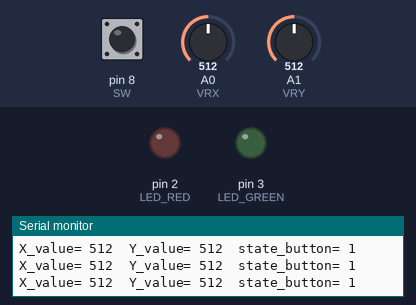
The sketch below on a simulated Arduino Uno, built with avr-gcc and run on an emulated ATmega328P. Parts: output pins drawn as LEDs (lit = HIGH), the last lines printed to the serial monitor. Inputs (shaded band) come from the test bench; at power-on: A0 (VRX) = 512, pin 8 (SW) HIGH, A1 (VRY) = 512.

Above: at 1.2 s.
1.3 s: A0 (VRX) set to 457
2.8 s: A0 (VRX) set to 441
At 3.6 s:
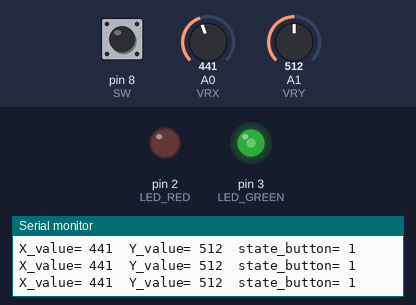
4.4 s: pin 8 (SW) pulled LOW for 0.15 s
At 4.64 s:
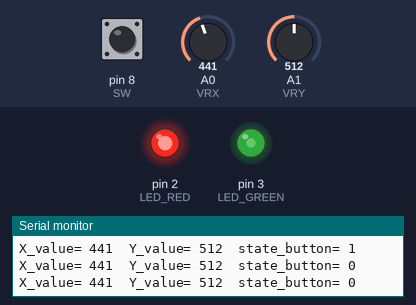
6.2 s: A0 (VRX) set to 610
At 7.4 s:
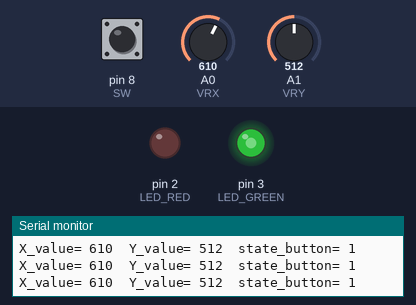
7.8 s: pin 8 (SW) pulled LOW for 1 s
At 8.7 s:
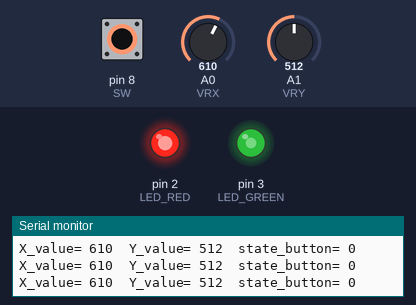
10.4 s: A0 (VRX) set to 900
At 10.9 s:
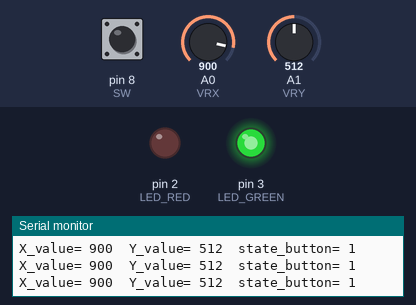
Timing chart, 0 to 13.0 s (numbered marks = the images above; inputs shaded):
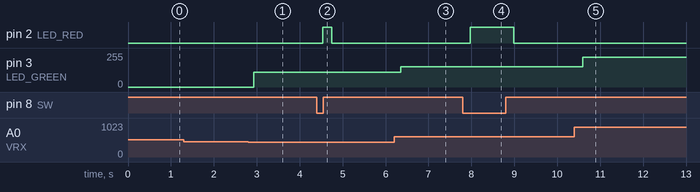

Measured:
- the behaviour switches between 450 and 449 on A0 (VRX) (found by bisection; images 0 and 1)
- after the input at 2.8 s, pin 3 (LED_GREEN): 0/255 → 109/255 after 0.13 s
- after the input at 4.4 s, pin 2 (LED_RED): LOW → HIGH after 0.14 s, → LOW 0.20 s later
- after the input at 6.2 s, pin 3 (LED_GREEN): 109/255 → 152/255 after 0.16 s
- after the input at 7.8 s, pin 2 (LED_RED): LOW → HIGH after 0.17 s, → LOW 1.0 s later
- after the input at 10.4 s, pin 3 (LED_GREEN): 152/255 → 224/255 after 0.20 s

The sketch:

joystick.ino
```cpp
const int VRX = A0;
const int VRY = A1;
const int SW = 8;
const int LED_RED = 2;
const int LED_GREEN = 3;

void setup() {
  // put your setup code here, to run once:
  pinMode(VRX,INPUT);
  pinMode(VRY,INPUT);
  pinMode(SW,INPUT);
  pinMode(LED_RED,OUTPUT);
  pinMode(LED_GREEN,OUTPUT);
  digitalWrite(SW, HIGH);
  Serial.begin(9600);
}

void loop() {
  // put your main code here, to run repeatedly:
  int X = analogRead(VRX);
  int Y = analogRead(VRY);
  int state_button = digitalRead(SW);

  Serial.print("X_value= ");
  Serial.print(X);
  Serial.print("\t");
  Serial.print("Y_value= ");
  Serial.print(Y);
  Serial.print("\t");
  Serial.print("state_button= ");
  Serial.println(state_button);
  delay(100);

  if(state_button==0){
    digitalWrite(LED_RED,HIGH);
  }else{
    digitalWrite(LED_RED,LOW);
  }

  if(X<450){
    int value = map(X,0,1023,0,255);
    analogWrite(LED_GREEN,value);
  }else if(X>600){
    int value = map(X,0,1023,0,255);
    analogWrite(LED_GREEN,value);
  }else{
    analogWrite(LED_GREEN,0);
  }
}
```
